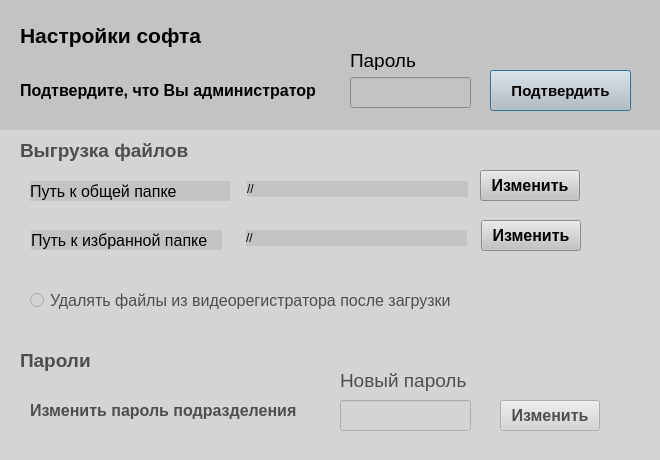
<?xml version="1.0" encoding="UTF-8"?>
<ui version="4.0">
 <class>Sttngs</class>
 <widget class="QDialog" name="Sttngs">
  <property name="geometry">
   <rect>
    <x>0</x>
    <y>0</y>
    <width>660</width>
    <height>460</height>
   </rect>
  </property>
  <property name="minimumSize">
   <size>
    <width>660</width>
    <height>460</height>
   </size>
  </property>
  <property name="maximumSize">
   <size>
    <width>660</width>
    <height>460</height>
   </size>
  </property>
  <property name="windowTitle">
   <string>Dialog</string>
  </property>
  <property name="styleSheet">
   <string notr="true">background-color: rgb(195, 195, 195);</string>
  </property>
  <widget class="QLabel" name="label">
   <property name="geometry">
    <rect>
     <x>20</x>
     <y>140</y>
     <width>371</width>
     <height>21</height>
    </rect>
   </property>
   <property name="font">
    <font>
     <pointsize>14</pointsize>
     <weight>75</weight>
     <bold>true</bold>
    </font>
   </property>
   <property name="text">
    <string>Выгрузка файлов</string>
   </property>
  </widget>
  <widget class="QLabel" name="label_6">
   <property name="geometry">
    <rect>
     <x>20</x>
     <y>340</y>
     <width>171</width>
     <height>41</height>
    </rect>
   </property>
   <property name="font">
    <font>
     <pointsize>14</pointsize>
     <weight>75</weight>
     <italic>false</italic>
     <bold>true</bold>
    </font>
   </property>
   <property name="text">
    <string>Пароли</string>
   </property>
  </widget>
  <widget class="QLabel" name="label_7">
   <property name="geometry">
    <rect>
     <x>20</x>
     <y>80</y>
     <width>321</width>
     <height>21</height>
    </rect>
   </property>
   <property name="font">
    <font>
     <pointsize>12</pointsize>
     <weight>75</weight>
     <bold>true</bold>
    </font>
   </property>
   <property name="text">
    <string>Подтвердите, что Вы администратор</string>
   </property>
  </widget>
  <widget class="QLineEdit" name="lineEdit_5">
   <property name="geometry">
    <rect>
     <x>340</x>
     <y>400</y>
     <width>131</width>
     <height>31</height>
    </rect>
   </property>
   <property name="font">
    <font>
     <pointsize>12</pointsize>
    </font>
   </property>
   <property name="maxLength">
    <number>6</number>
   </property>
   <property name="echoMode">
    <enum>QLineEdit::Password</enum>
   </property>
  </widget>
  <widget class="QLabel" name="label_9">
   <property name="geometry">
    <rect>
     <x>340</x>
     <y>370</y>
     <width>131</width>
     <height>21</height>
    </rect>
   </property>
   <property name="font">
    <font>
     <pointsize>14</pointsize>
    </font>
   </property>
   <property name="text">
    <string>Новый пароль</string>
   </property>
  </widget>
  <widget class="QPushButton" name="pushButton_3">
   <property name="geometry">
    <rect>
     <x>490</x>
     <y>70</y>
     <width>141</width>
     <height>41</height>
    </rect>
   </property>
   <property name="font">
    <font>
     <pointsize>11</pointsize>
     <weight>75</weight>
     <bold>true</bold>
    </font>
   </property>
   <property name="text">
    <string>Подтвердить</string>
   </property>
  </widget>
  <widget class="QLabel" name="label_10">
   <property name="geometry">
    <rect>
     <x>20</x>
     <y>20</y>
     <width>251</width>
     <height>31</height>
    </rect>
   </property>
   <property name="font">
    <font>
     <pointsize>16</pointsize>
     <weight>75</weight>
     <bold>true</bold>
    </font>
   </property>
   <property name="text">
    <string>Настройки софта</string>
   </property>
  </widget>
  <widget class="QLabel" name="label_12">
   <property name="geometry">
    <rect>
     <x>30</x>
     <y>400</y>
     <width>281</width>
     <height>20</height>
    </rect>
   </property>
   <property name="font">
    <font>
     <pointsize>12</pointsize>
     <weight>75</weight>
     <bold>true</bold>
    </font>
   </property>
   <property name="text">
    <string>Изменить пароль подразделения</string>
   </property>
  </widget>
  <widget class="QPushButton" name="pushButton_4">
   <property name="geometry">
    <rect>
     <x>500</x>
     <y>400</y>
     <width>100</width>
     <height>31</height>
    </rect>
   </property>
   <property name="minimumSize">
    <size>
     <width>100</width>
     <height>0</height>
    </size>
   </property>
   <property name="maximumSize">
    <size>
     <width>100</width>
     <height>16777215</height>
    </size>
   </property>
   <property name="font">
    <font>
     <pointsize>12</pointsize>
     <weight>75</weight>
     <bold>true</bold>
    </font>
   </property>
   <property name="text">
    <string>Изменить</string>
   </property>
  </widget>
  <widget class="QRadioButton" name="radioButton">
   <property name="geometry">
    <rect>
     <x>30</x>
     <y>280</y>
     <width>441</width>
     <height>41</height>
    </rect>
   </property>
   <property name="font">
    <font>
     <pointsize>12</pointsize>
    </font>
   </property>
   <property name="text">
    <string>Удалять файлы из видеорегистратора после загрузки</string>
   </property>
  </widget>
  <widget class="QWidget" name="widget" native="true">
   <property name="geometry">
    <rect>
     <x>0</x>
     <y>130</y>
     <width>661</width>
     <height>331</height>
    </rect>
   </property>
   <property name="styleSheet">
    <string notr="true">QWidget{
	
	background-color: rgb(249, 249, 249, 80);
	opacity: 0.5;
}</string>
   </property>
  </widget>
  <widget class="QLineEdit" name="lineEdit_3">
   <property name="geometry">
    <rect>
     <x>350</x>
     <y>77</y>
     <width>121</width>
     <height>31</height>
    </rect>
   </property>
   <property name="font">
    <font>
     <pointsize>12</pointsize>
    </font>
   </property>
   <property name="maxLength">
    <number>6</number>
   </property>
   <property name="echoMode">
    <enum>QLineEdit::Password</enum>
   </property>
  </widget>
  <widget class="QLabel" name="label_11">
   <property name="geometry">
    <rect>
     <x>350</x>
     <y>50</y>
     <width>81</width>
     <height>20</height>
    </rect>
   </property>
   <property name="font">
    <font>
     <pointsize>14</pointsize>
    </font>
   </property>
   <property name="text">
    <string>Пароль</string>
   </property>
  </widget>
  <widget class="QLabel" name="label_3">
   <property name="geometry">
    <rect>
     <x>31</x>
     <y>230</y>
     <width>191</width>
     <height>20</height>
    </rect>
   </property>
   <property name="minimumSize">
    <size>
     <width>100</width>
     <height>0</height>
    </size>
   </property>
   <property name="maximumSize">
    <size>
     <width>200</width>
     <height>16777215</height>
    </size>
   </property>
   <property name="font">
    <font>
     <pointsize>12</pointsize>
    </font>
   </property>
   <property name="text">
    <string>Путь к избранной папке</string>
   </property>
  </widget>
  <widget class="QLabel" name="label_5">
   <property name="geometry">
    <rect>
     <x>246</x>
     <y>230</y>
     <width>221</width>
     <height>16</height>
    </rect>
   </property>
   <property name="minimumSize">
    <size>
     <width>0</width>
     <height>0</height>
    </size>
   </property>
   <property name="maximumSize">
    <size>
     <width>1000</width>
     <height>16777215</height>
    </size>
   </property>
   <property name="text">
    <string>//</string>
   </property>
  </widget>
  <widget class="QPushButton" name="pushButton_2">
   <property name="geometry">
    <rect>
     <x>481</x>
     <y>220</y>
     <width>100</width>
     <height>31</height>
    </rect>
   </property>
   <property name="minimumSize">
    <size>
     <width>100</width>
     <height>0</height>
    </size>
   </property>
   <property name="maximumSize">
    <size>
     <width>100</width>
     <height>16777215</height>
    </size>
   </property>
   <property name="font">
    <font>
     <pointsize>12</pointsize>
     <weight>75</weight>
     <bold>true</bold>
    </font>
   </property>
   <property name="text">
    <string>Изменить</string>
   </property>
  </widget>
  <widget class="QLabel" name="label_2">
   <property name="geometry">
    <rect>
     <x>30</x>
     <y>181</y>
     <width>200</width>
     <height>20</height>
    </rect>
   </property>
   <property name="minimumSize">
    <size>
     <width>92</width>
     <height>0</height>
    </size>
   </property>
   <property name="maximumSize">
    <size>
     <width>200</width>
     <height>16777215</height>
    </size>
   </property>
   <property name="font">
    <font>
     <pointsize>12</pointsize>
    </font>
   </property>
   <property name="text">
    <string>Путь к общей папке</string>
   </property>
  </widget>
  <widget class="QPushButton" name="pushButton">
   <property name="geometry">
    <rect>
     <x>480</x>
     <y>170</y>
     <width>100</width>
     <height>31</height>
    </rect>
   </property>
   <property name="minimumSize">
    <size>
     <width>100</width>
     <height>0</height>
    </size>
   </property>
   <property name="maximumSize">
    <size>
     <width>100</width>
     <height>16777215</height>
    </size>
   </property>
   <property name="font">
    <font>
     <pointsize>12</pointsize>
     <weight>75</weight>
     <bold>true</bold>
    </font>
   </property>
   <property name="text">
    <string>Изменить</string>
   </property>
  </widget>
  <widget class="QLabel" name="label_4">
   <property name="geometry">
    <rect>
     <x>247</x>
     <y>181</y>
     <width>221</width>
     <height>16</height>
    </rect>
   </property>
   <property name="text">
    <string>//</string>
   </property>
  </widget>
 </widget>
 <resources/>
 <connections/>
</ui>
